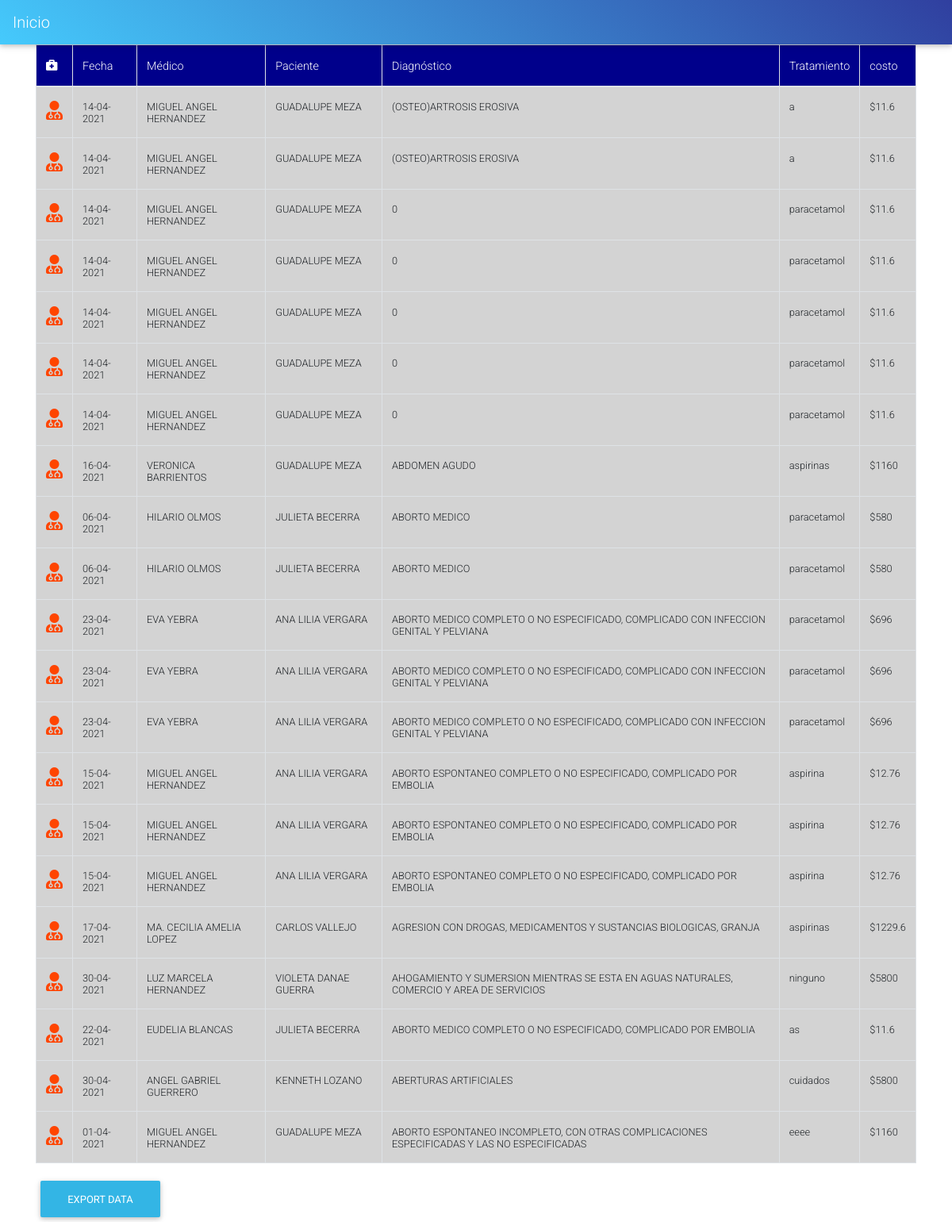
/consultas.php, run on the app's committed database.
### tables this page shows
CREATE TABLE `consulta` (
  `id` int(6) NOT NULL,
  `Fecha` date NOT NULL,
  `Medico` varchar(40) NOT NULL,
  `Paciente` varchar(40) NOT NULL,
  `Diagnostico` varchar(250) NOT NULL,
  `Tratamiento` varchar(250) NOT NULL,
  `Costo` decimal(10,0) NOT NULL
);

### controladores/logica.php (called while the page is built, shortened)
<?php
require 'conexion.php';
$consultar ="SELECT * FROM consulta";
$query = mysqli_query($conexion,$consultar);
function verfecha($vfecha)
{
$fch=explode("-",$vfecha);
$tfecha=$fch[2]."-".$fch[1]."-".$fch[0];
return $tfecha;
}
?>

### consultas.php (the view, shortened to what this page needs)
<?php
include("./controladores/logica.php");
?>
<!DOCTYPE html>
<html lang="en">
<head>
     <link rel="stylesheet" href="https://use.fontawesome.com/releases/v5.11.2/css/all.css">
    <link rel="stylesheet" href="css/bootstrap.min.css">
    <link rel="stylesheet" href="css/mdb.min.css">
    <link rel="stylesheet" href="css/style.css">
</head>
<body>
<nav class="navbar navbar-dark blue-gradient">
  <a class="navbar-brand" href="index.php">Inicio</a>
</nav>
   <div class="container">
       <div class="panel-body ">
       <form action=“ <?php echo $_SERVER['PHP_SELF']; ?>“ method=“post”>
    <table  id="gris" class="table table-bordered">
    <thead class="cabecera">
    <tr >
        <td><i class="fas fa-briefcase-medical"></i></td>
    <td>Fecha</td>
    <td>Médico</td>
    <td>Paciente</td>
    <td>Diagnóstico</td>
    <td>Tratamiento</td>
    <td>costo</td>
    </tr>
    </thead>
    <tbody >
    <?php
            foreach ($query as $row){ ?>
        <tr>
        <td class="tam1"><i class="fas fa-user-md"></i></td>
        <td class="tam"><?php $fechaesp=$row['Fecha']; echo verfecha($fechaesp);?></td>
        <td class="tam"><?php echo$row['Medico'];?></td>
        <td class="tam"><?php echo$row['Paciente'];?></td>
        <td class="tam"><?php echo$row['Diagnostico'];?></td>
        <td class="tam"><?php echo$row['Tratamiento'];?></td>
        <td class="tam"><?php
        $iva=$row['Costo'];
        $masiva=$iva*1.16;
        echo"$".$masiva;
        ?></td>
        <?php
         }
         ?>
         </tr>
    </tbody>
    </table>
    </div>
    <button type="submit" id="export_data" name="export_data" value="Export to excel" class="btn btn-info">export data</button>
    </div>
</body>
</html>

### css/style.css (style rules this page uses)
* { padding:0;margin:0; }
#gris { background-color: gray; }

### consultas.php (style rules this page uses)
#gris { background-color: lightgray; }
.cabecera { background-color: darkblue; color:white;font-weight: bolder; }
.tam { font-size: .8em; }
.tam1 { font-size: 1.5em; color:orangered }

### data on the page
consulta: Fecha "14-04-2021", Medico "MIGUEL ANGEL HERNANDEZ", Paciente "GUADALUPE MEZA", Diagnostico "(OSTEO)ARTROSIS EROSIVA", Tratamiento "a", Costo "11.6"
consulta: Fecha "14-04-2021", Medico "MIGUEL ANGEL HERNANDEZ", Paciente "GUADALUPE MEZA", Diagnostico "(OSTEO)ARTROSIS EROSIVA", Tratamiento "a", Costo "11.6"
consulta: Fecha "14-04-2021", Medico "MIGUEL ANGEL HERNANDEZ", Paciente "GUADALUPE MEZA", Diagnostico "0", Tratamiento "paracetamol", Costo "11.6"
consulta: Fecha "14-04-2021", Medico "MIGUEL ANGEL HERNANDEZ", Paciente "GUADALUPE MEZA", Diagnostico "0", Tratamiento "paracetamol", Costo "11.6"
consulta: Fecha "14-04-2021", Medico "MIGUEL ANGEL HERNANDEZ", Paciente "GUADALUPE MEZA", Diagnostico "0", Tratamiento "paracetamol", Costo "11.6"
consulta: Fecha "14-04-2021", Medico "MIGUEL ANGEL HERNANDEZ", Paciente "GUADALUPE MEZA", Diagnostico "0", Tratamiento "paracetamol", Costo "11.6"
consulta: Fecha "14-04-2021", Medico "MIGUEL ANGEL HERNANDEZ", Paciente "GUADALUPE MEZA", Diagnostico "0", Tratamiento "paracetamol", Costo "11.6"
consulta: Fecha "16-04-2021", Medico "VERONICA BARRIENTOS", Paciente "GUADALUPE MEZA", Diagnostico "ABDOMEN AGUDO", Tratamiento "aspirinas", Costo "1160"
consulta: Fecha "06-04-2021", Medico "HILARIO OLMOS", Paciente "JULIETA BECERRA", Diagnostico "ABORTO MEDICO", Tratamiento "paracetamol", Costo "580"
consulta: Fecha "06-04-2021", Medico "HILARIO OLMOS", Paciente "JULIETA BECERRA", Diagnostico "ABORTO MEDICO", Tratamiento "paracetamol", Costo "580"
consulta: Fecha "23-04-2021", Medico "EVA YEBRA", Paciente "ANA LILIA VERGARA", Diagnostico "ABORTO MEDICO COMPLETO O NO ESPECIFICADO, COMPLICADO CON INFECCION GENITAL Y PELVIANA", Tratamiento "paracetamol", Costo "696"
consulta: Fecha "23-04-2021", Medico "EVA YEBRA", Paciente "ANA LILIA VERGARA", Diagnostico "ABORTO MEDICO COMPLETO O NO ESPECIFICADO, COMPLICADO CON INFECCION GENITAL Y PELVIANA", Tratamiento "paracetamol", Costo "696"
consulta: Fecha "23-04-2021", Medico "EVA YEBRA", Paciente "ANA LILIA VERGARA", Diagnostico "ABORTO MEDICO COMPLETO O NO ESPECIFICADO, COMPLICADO CON INFECCION GENITAL Y PELVIANA", Tratamiento "paracetamol", Costo "696"
consulta: Fecha "15-04-2021", Medico "MIGUEL ANGEL HERNANDEZ", Paciente "ANA LILIA VERGARA", Diagnostico "ABORTO ESPONTANEO COMPLETO O NO ESPECIFICADO, COMPLICADO POR EMBOLIA", Tratamiento "aspirina", Costo "12.76"
consulta: Fecha "15-04-2021", Medico "MIGUEL ANGEL HERNANDEZ", Paciente "ANA LILIA VERGARA", Diagnostico "ABORTO ESPONTANEO COMPLETO O NO ESPECIFICADO, COMPLICADO POR EMBOLIA", Tratamiento "aspirina", Costo "12.76"
consulta: Fecha "15-04-2021", Medico "MIGUEL ANGEL HERNANDEZ", Paciente "ANA LILIA VERGARA", Diagnostico "ABORTO ESPONTANEO COMPLETO O NO ESPECIFICADO, COMPLICADO POR EMBOLIA", Tratamiento "aspirina", Costo "12.76"
consulta: Fecha "17-04-2021", Medico "MA. CECILIA AMELIA LOPEZ", Paciente "CARLOS VALLEJO", Diagnostico "AGRESION CON DROGAS, MEDICAMENTOS Y SUSTANCIAS BIOLOGICAS, GRANJA", Tratamiento "aspirinas", Costo "1229.6"
consulta: Fecha "30-04-2021", Medico "LUZ MARCELA HERNANDEZ", Paciente "VIOLETA DANAE GUERRA", Diagnostico "AHOGAMIENTO Y SUMERSION MIENTRAS SE ESTA EN AGUAS NATURALES, COMERCIO Y AREA DE SERVICIOS", Tratamiento "ninguno", Costo "5800"
consulta: Fecha "22-04-2021", Medico "EUDELIA BLANCAS", Paciente "JULIETA BECERRA", Diagnostico "ABORTO MEDICO COMPLETO O NO ESPECIFICADO, COMPLICADO POR EMBOLIA", Tratamiento "as", Costo "11.6"
consulta: Fecha "30-04-2021", Medico "ANGEL GABRIEL GUERRERO", Paciente "KENNETH LOZANO", Diagnostico "ABERTURAS ARTIFICIALES", Tratamiento "cuidados", Costo "5800"
consulta: Fecha "01-04-2021", Medico "MIGUEL ANGEL HERNANDEZ", Paciente "GUADALUPE MEZA", Diagnostico "ABORTO ESPONTANEO INCOMPLETO, CON OTRAS COMPLICACIONES ESPECIFICADAS Y LAS NO ESPECIFICADAS", Tratamiento "eeee", Costo "1160"
